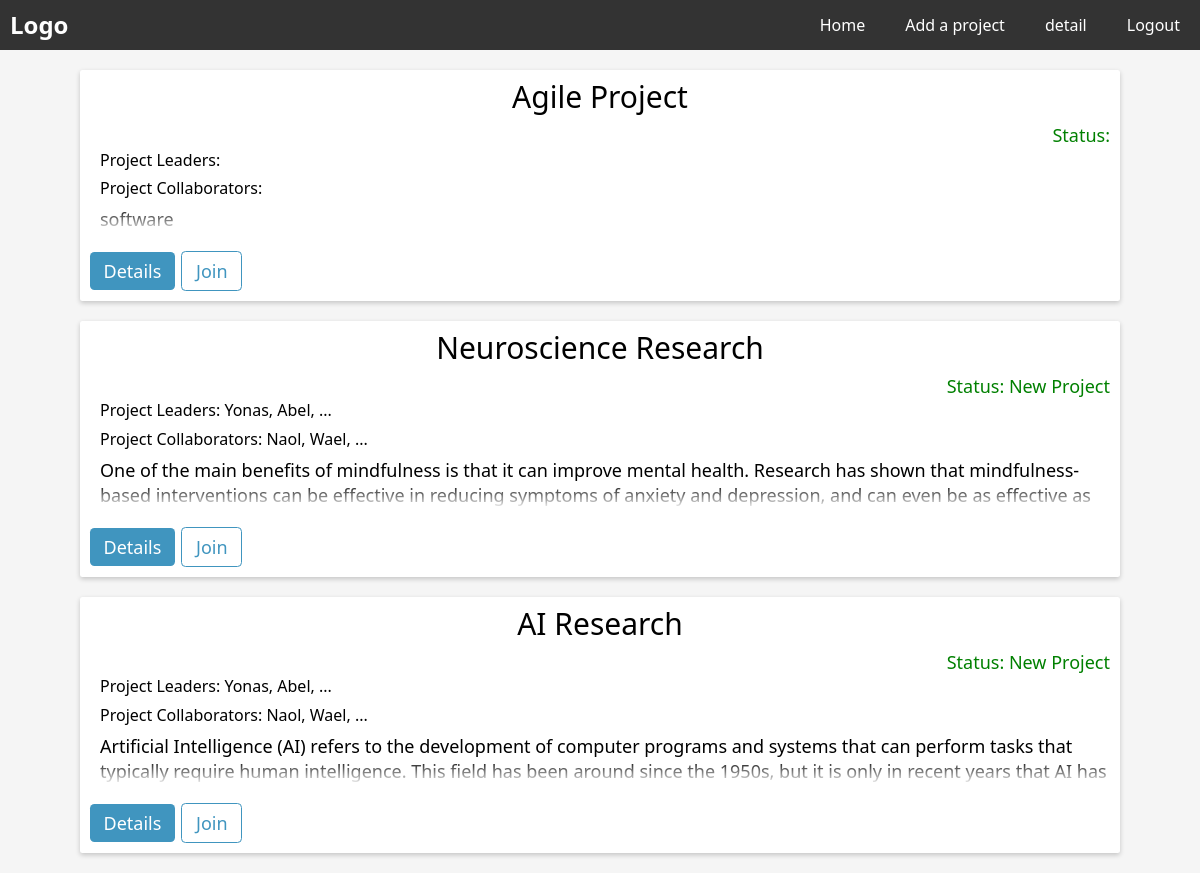
Page / (signed in) on the earlier database version.
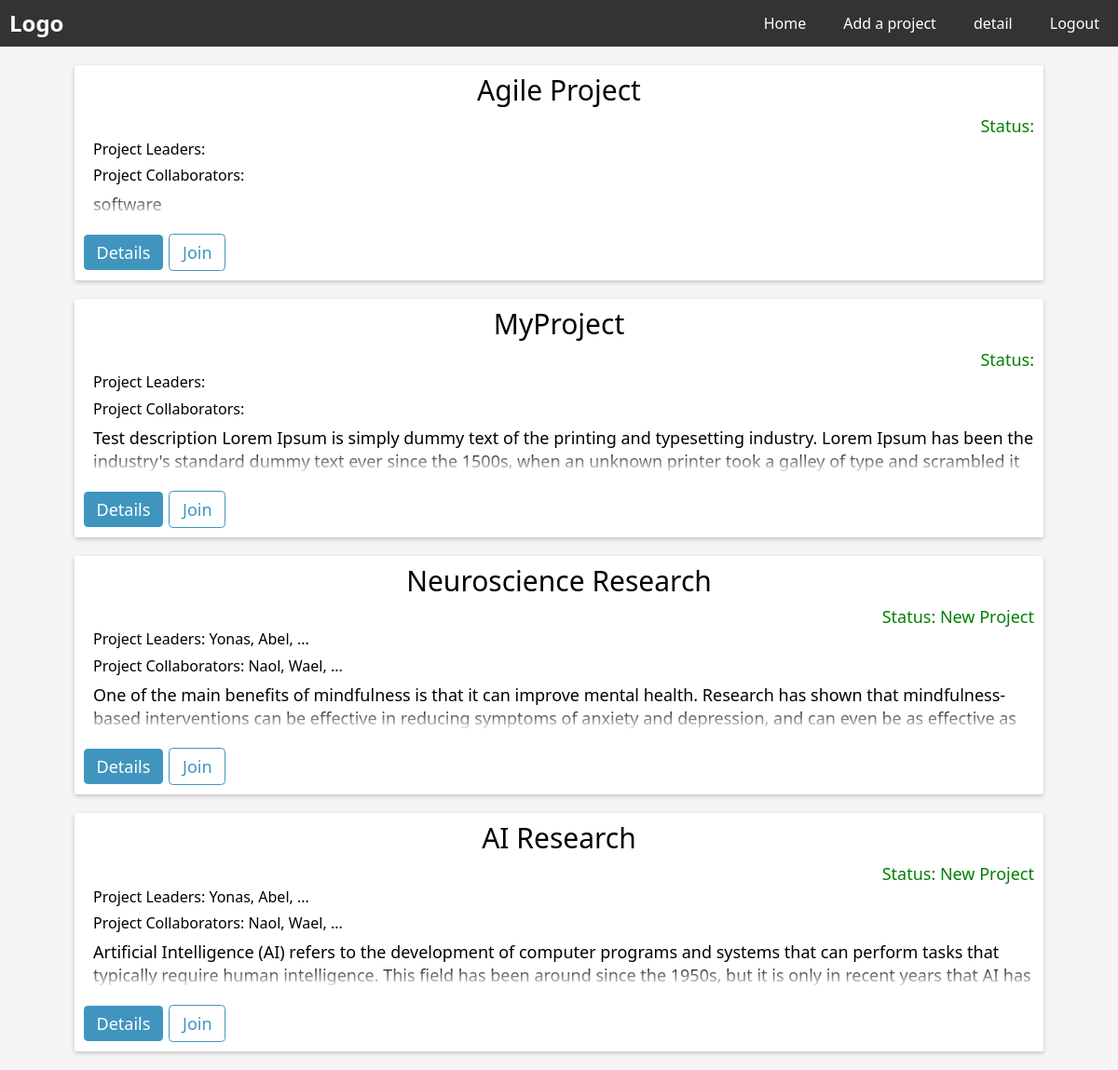
Same page on the later database version.
### website/models.py (models this page shows)
class Project(db.Model):
    id = db.Column(db.Integer, primary_key=True)
    title = db.Column(db.String(500), nullable=False)
    start_date = db.Column(db.DateTime(timezone=True), default=func.now(), nullable=False)
    description = db.Column(db.String(5000), unique=True, nullable=False)
    status = db.Column(db.String(500), default="New Project")

### website/views.py (the view)
@views.route('/', methods=['GET'])
@login_required
def indexs():
    entries = []
    descriptions = Project.query.all()
    if descriptions:
        for description in descriptions:
            entry = {}
            entry['title'] = description.title
            entry['description'] = description.description
            collaborator_entry = Collaborator.query.filter_by(project_id=description.id).first()
            leader_entry = Leader.query.filter_by(project_id=description.id).first()
            if leader_entry:
                user_id2 = leader_entry.user_id
                user_name2 = User.query.filter_by(id=user_id2).first().name
                entry['leader_name'] = user_name2
            if collaborator_entry:
                user_id = collaborator_entry.user_id
                user_name = User.query.filter_by(id=user_id).first().name
                entry['user_name'] = user_name
            entries.append(entry)
    return render_template('index.html', entries=entries, user=current_user)

### website/__init__.py (called while the page is built)
def create_app():
    app = Flask(__name__)
    app.config["TEMPLATES_AUTO_RELOAD"] = True
    app.config['SQLALCHEMY_DATABASE_URI'] = f'sqlite:///{DB_NAME}'
    app.config['SECRET_KEY'] = "dsaljf;ldsakjf;lkdsjf,cmlkjlkwqjfoijlsad;"
    db.init_app(app)
    from website.views import views
    from website.auth import auth
    app.register_blueprint(views, url_prefix="/")
    app.register_blueprint(auth, url_prefix="/")
    from website import models
    from website.models import User
    create_database(app)
    login_manager = LoginManager()
    login_manager.login_view = 'auth.login'
    login_manager.init_app(app)
    @login_manager.user_loader
    def load_user(id):
        return User.query.get(int(id))
    return app

### website/templates/index.html (shortened to what this page needs)
{% extends "base.html" %}
{% block main %}
{% for entry in entries %}
<div class="card">
    <div class="title-grid">
        <div class="P-Title">{{ entry.title }}</div>
        <div class="status">Status: {{entry.status}}</div>
    </div>
    <div class="P-owner">
        Project Leaders: {{ entry.leader_name }}
    </div>
    <div class="Project-collaborators">
        Project Collaborators: {{ entry.user_name }}
    </div>
    <div class="Description">
        {{ entry.description }}
    </div>
    <div class="card-footer">
        <button class="homebtn">Details</button>
        <button class="homebtn btn-outline">Join</button>
    </div>
  </div>
{% endfor %}
<div class="card">
    <div class="title-grid">
        <div class="P-Title">Neuroscience Research</div>
        <div class="status">Status: New Project</div>
    </div>
        <div class="P-owner">
        Project Leaders: Yonas, Abel, ...
    </div>
    <div class="Project-collaborators">
        Project Collaborators: Naol, Wael, ...
    </div>
    <div class="Description">
        One of the main benefits of mindfulness is that it can improve mental health. Research has shown that mindfulness-based interventions can be effective in reducing symptoms of anxiety and depression, and can even be as effective as traditional forms of therapy. Additionally, practicing mindfulness can lead to increased self-awareness, emotional regulation, and a greater sense of well-being.
    </div>
    <div class="card-footer">
        <button class="homebtn">Details</button>
        <button class="homebtn btn-outline">Join</button>
    </div>
  </div>
  <div class="card">
    <div class="title-grid">
        <div class="P-Title">AI Research</div>
        <div class="status">Status: New Project</div>
    </div>
    <div class="P-owner">
        Project Leaders: Yonas, Abel, ...
    </div>
    <div class="Project-collaborators">
        Project Collaborators: Naol, Wael, ...
    </div>
    <div class="Description">
        Artificial Intelligence (AI) refers to the development of computer programs and systems that can perform tasks that typically require human intelligence. This field has been around since the 1950s, but it is only in recent years that AI has gained significant attention and progress due to advances in technology such as big data, cloud computing, and deep learning algorithms.
    </div>
    <div class="card-footer">
        <button class="homebtn">Details</button>
        <button class="homebtn btn-outline">Join</button>
    </div>
  </div>
{% endblock %}

### website/templates/base.html (shortened to what this page needs)
<!DOCTYPE html>
<html lang="en">
  <head>
    <link
      rel="stylesheet"
      href="{{ url_for('static', filename='css/normalize.css')}}"
    />
    <link
      rel="stylesheet"
      href="{{ url_for('static', filename='css/main.css')}}"
    />
  </head>
  <body>
    <nav>
      <a class="logo" href="#">Logo</a>
      <ul>
        {% if user.is_authenticated %}
        <li><a href="/">Home</a></li>
        <li><a href="/add_project">Add a project</a></li>
        <li><a href="/detail">detail</a></li>
        <li><a href="/logout">Logout</a></li>
        {% else %}
        <li><a href="/login">Login</a></li>
        <li><a href="/register">Register</a></li>
        {% endif %}
      </ul>
    </nav>
    <main>{% block main %} {% endblock %}</main>
  </body>
</html>

### website/static/css/main.css (style rules this page uses)
*, *::after, *::before { box-sizing: border-box; }
html { font-size: 62.5%; }
body { background-color: #f5f5f5; }
input[type="text"], input[type="email"], input[type="password"], button { outline: none; width: 100%; }
a { text-decoration: none; }
.P-owner { margin-bottom: 1rem; margin-left: 1rem; font-size: 1.6rem; }
.Project-collaborators { margin-bottom: 1rem; margin-left: 1rem; font-size: 1.6rem; }
.card { background-color: white; padding: 1rem; margin: 2rem 8rem; border: none; border-radius: 0.25rem; box-shadow: 0 2px 5px 0 rgba(0, 0, 0, 0.2); }
.P-Title { font-size: 3rem; margin-bottom: 1rem; text-align: center; }
.status { font-size: 1.8rem; margin-bottom: 0.5rem; text-align: end; color: green; }
.Description { font-size: 1.8rem; max-height: calc(2 * 1em * 1.4); line-height: 1.4; margin-left: 1rem; overflow: hidden; position: relative; margin-bottom: 1.8rem; }
.Description::before { content: ""; position: absolute; height: calc(1em * 1.4); width: 100%; bottom: 0; pointer-events: none; background: linear-gradient(to bottom, transparent, white); }
.card-footer { margin-top: 1rem; }
.homebtn { --color: hsl(200, 50%, 50%); background: var(--color); color: white; border: none; font-size: 1.8rem; padding: 0.5em 0.75em; border-radius: 0.25em; cursor: pointer; width: auto; }
.homebtn.btn-outline { background: none; border: 1px solid var(--color); color: var(--color); }
.homebtn + .homebtn { margin-left: 0.25rem; }
nav { display: flex; justify-content: space-between; align-items: center; background-color: #333; color: #fff; width: 100%; }
nav a { color: #fff; text-decoration: none; margin: 0 10px; }
nav a.logo { font-weight: bold; font-size: 24px; }
nav ul { list-style: none; display: flex; }
nav li { margin: 0 10px; }

Differences in the rows shown:
added Project: title "MyProject", description "Test description Lorem Ipsum is simply dummy text of the printing and typesetting industry. Lorem Ipsum has been the industry's standard dummy text ever since the 1500s, when an unknown printer took a galley of type and scrambled it…"
